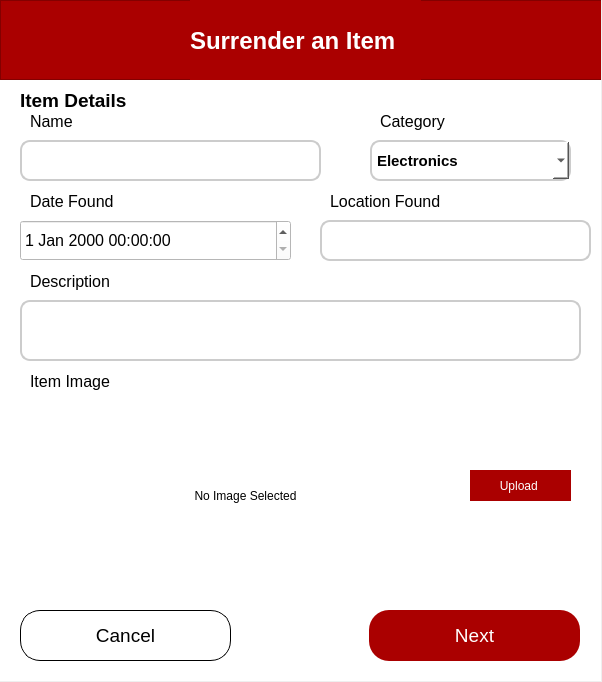
<?xml version="1.0" encoding="UTF-8"?>
<ui version="4.0">
 <class>SurrenderItemDialog</class>
 <widget class="QDialog" name="SurrenderItemDialog">
  <property name="geometry">
   <rect>
    <x>0</x>
    <y>0</y>
    <width>602</width>
    <height>682</height>
   </rect>
  </property>
  <property name="windowTitle">
   <string>Dialog</string>
  </property>
  <widget class="QStackedWidget" name="stackedWidget">
   <property name="geometry">
    <rect>
     <x>0</x>
     <y>0</y>
     <width>601</width>
     <height>681</height>
    </rect>
   </property>
   <property name="styleSheet">
    <string notr="true">background-color: rgb(255, 255, 255);</string>
   </property>
   <property name="currentIndex">
    <number>0</number>
   </property>
   <widget class="QWidget" name="itemPage">
    <widget class="QLabel" name="label_2">
     <property name="geometry">
      <rect>
       <x>20</x>
       <y>80</y>
       <width>191</width>
       <height>41</height>
      </rect>
     </property>
     <property name="font">
      <font>
       <pointsize>14</pointsize>
       <bold>true</bold>
      </font>
     </property>
     <property name="text">
      <string>Item Details</string>
     </property>
    </widget>
    <widget class="QLineEdit" name="itemNameEdit">
     <property name="geometry">
      <rect>
       <x>20</x>
       <y>140</y>
       <width>301</width>
       <height>41</height>
      </rect>
     </property>
     <property name="styleSheet">
      <string notr="true">QLineEdit {
        border: 2px solid #ccc;
        border-radius: 10px;
        padding: 5px;
    }</string>
     </property>
     <property name="text">
      <string/>
     </property>
    </widget>
    <widget class="QLabel" name="label_3">
     <property name="geometry">
      <rect>
       <x>30</x>
       <y>110</y>
       <width>80</width>
       <height>23</height>
      </rect>
     </property>
     <property name="font">
      <font>
       <pointsize>12</pointsize>
      </font>
     </property>
     <property name="text">
      <string>Name</string>
     </property>
    </widget>
    <widget class="QLineEdit" name="locationFoundEdit">
     <property name="geometry">
      <rect>
       <x>320</x>
       <y>220</y>
       <width>271</width>
       <height>41</height>
      </rect>
     </property>
     <property name="styleSheet">
      <string notr="true">QLineEdit {
        border: 2px solid #ccc;
        border-radius: 10px;
        padding: 5px;
    }</string>
     </property>
    </widget>
    <widget class="QLabel" name="label_5">
     <property name="geometry">
      <rect>
       <x>30</x>
       <y>190</y>
       <width>191</width>
       <height>23</height>
      </rect>
     </property>
     <property name="font">
      <font>
       <pointsize>12</pointsize>
      </font>
     </property>
     <property name="text">
      <string>Date Found</string>
     </property>
    </widget>
    <widget class="QLabel" name="label_6">
     <property name="geometry">
      <rect>
       <x>330</x>
       <y>190</y>
       <width>211</width>
       <height>23</height>
      </rect>
     </property>
     <property name="font">
      <font>
       <pointsize>12</pointsize>
      </font>
     </property>
     <property name="text">
      <string>Location Found</string>
     </property>
    </widget>
    <widget class="QLineEdit" name="descriptionEdit">
     <property name="geometry">
      <rect>
       <x>20</x>
       <y>300</y>
       <width>561</width>
       <height>61</height>
      </rect>
     </property>
     <property name="styleSheet">
      <string notr="true">QLineEdit {
        border: 2px solid #ccc;
        border-radius: 10px;
        padding: 5px;
    }</string>
     </property>
     <property name="text">
      <string/>
     </property>
    </widget>
    <widget class="QLabel" name="label_7">
     <property name="geometry">
      <rect>
       <x>30</x>
       <y>270</y>
       <width>191</width>
       <height>23</height>
      </rect>
     </property>
     <property name="font">
      <font>
       <pointsize>12</pointsize>
      </font>
     </property>
     <property name="text">
      <string>Description</string>
     </property>
    </widget>
    <widget class="QPushButton" name="nextButton">
     <property name="geometry">
      <rect>
       <x>369</x>
       <y>610</y>
       <width>211</width>
       <height>51</height>
      </rect>
     </property>
     <property name="font">
      <font>
       <pointsize>14</pointsize>
      </font>
     </property>
     <property name="styleSheet">
      <string notr="true">QPushButton {
        background-color: rgb(170, 0, 0);
        color: white;
        border: none;
        border-radius: 20px;
        padding: 8px 16px;
    }
    QPushButton:hover {
        background-color: #800000;
    }
    QPushButton:pressed {
        background-color: #4d0000;
    }</string>
     </property>
     <property name="text">
      <string>Next</string>
     </property>
    </widget>
    <widget class="QPushButton" name="cancelButton">
     <property name="geometry">
      <rect>
       <x>20</x>
       <y>610</y>
       <width>211</width>
       <height>51</height>
      </rect>
     </property>
     <property name="font">
      <font>
       <pointsize>14</pointsize>
      </font>
     </property>
     <property name="styleSheet">
      <string notr="true">QPushButton {
        border: 1px solid;
        border-radius: 20px;
        padding: 8px 16px;
    }
    QPushButton:hover {
        background-color: lightgray;
    }
    QPushButton:pressed {
        background-color: gray;
    }</string>
     </property>
     <property name="text">
      <string>Cancel</string>
     </property>
    </widget>
    <widget class="QFrame" name="frame_2">
     <property name="geometry">
      <rect>
       <x>0</x>
       <y>0</y>
       <width>611</width>
       <height>80</height>
      </rect>
     </property>
     <property name="styleSheet">
      <string notr="true">background-color: rgb(170, 0, 0);</string>
     </property>
     <property name="frameShape">
      <enum>QFrame::StyledPanel</enum>
     </property>
     <property name="frameShadow">
      <enum>QFrame::Raised</enum>
     </property>
     <widget class="QLabel" name="label_11">
      <property name="geometry">
       <rect>
        <x>190</x>
        <y>0</y>
        <width>231</width>
        <height>81</height>
       </rect>
      </property>
      <property name="font">
       <font>
        <pointsize>18</pointsize>
        <bold>true</bold>
       </font>
      </property>
      <property name="styleSheet">
       <string notr="true">color: rgb(255, 255, 255);</string>
      </property>
      <property name="text">
       <string>Surrender an Item</string>
      </property>
     </widget>
    </widget>
    <widget class="QDateTimeEdit" name="dateFoundEdit">
     <property name="geometry">
      <rect>
       <x>20</x>
       <y>220</y>
       <width>271</width>
       <height>41</height>
      </rect>
     </property>
     <property name="font">
      <font>
       <pointsize>12</pointsize>
      </font>
     </property>
    </widget>
    <widget class="QLabel" name="label_14">
     <property name="geometry">
      <rect>
       <x>380</x>
       <y>110</y>
       <width>191</width>
       <height>23</height>
      </rect>
     </property>
     <property name="font">
      <font>
       <pointsize>12</pointsize>
      </font>
     </property>
     <property name="text">
      <string>Category</string>
     </property>
    </widget>
    <widget class="QComboBox" name="comboBox_2">
     <property name="geometry">
      <rect>
       <x>370</x>
       <y>140</y>
       <width>201</width>
       <height>41</height>
      </rect>
     </property>
     <property name="font">
      <font>
       <pointsize>11</pointsize>
       <bold>true</bold>
      </font>
     </property>
     <property name="styleSheet">
      <string notr="true">QComboBox {
        border: 2px solid #ccc;
        border-radius: 10px;
        padding: 5px;
    }</string>
     </property>
     <item>
      <property name="text">
       <string>Electronics</string>
      </property>
     </item>
     <item>
      <property name="text">
       <string>School Supplies</string>
      </property>
     </item>
     <item>
      <property name="text">
       <string>Clothing and Accessories</string>
      </property>
     </item>
     <item>
      <property name="text">
       <string>I.D Cards</string>
      </property>
     </item>
     <item>
      <property name="text">
       <string>Wallets </string>
      </property>
     </item>
     <item>
      <property name="text">
       <string>Keys</string>
      </property>
     </item>
     <item>
      <property name="text">
       <string>Personal Items</string>
      </property>
     </item>
     <item>
      <property name="text">
       <string>Others</string>
      </property>
     </item>
    </widget>
    <widget class="QPushButton" name="itemImageButton">
     <property name="geometry">
      <rect>
       <x>470</x>
       <y>470</y>
       <width>101</width>
       <height>31</height>
      </rect>
     </property>
     <property name="styleSheet">
      <string notr="true">QPushButton {
        background-color: rgb(170, 0, 0);
        color: white;
        border: none;
        border-radius: 20px;
        padding: 8px 16px;
    }
    QPushButton:hover {
        background-color: #800000;
    }
    QPushButton:pressed {
        background-color: #4d0000;
    }</string>
     </property>
     <property name="text">
      <string>Upload </string>
     </property>
    </widget>
    <widget class="QLabel" name="itemImagePreview">
     <property name="geometry">
      <rect>
       <x>30</x>
       <y>400</y>
       <width>431</width>
       <height>191</height>
      </rect>
     </property>
     <property name="text">
      <string>No Image Selected</string>
     </property>
     <property name="alignment">
      <set>Qt::AlignCenter</set>
     </property>
    </widget>
    <widget class="QLabel" name="label_15">
     <property name="geometry">
      <rect>
       <x>30</x>
       <y>370</y>
       <width>111</width>
       <height>23</height>
      </rect>
     </property>
     <property name="font">
      <font>
       <pointsize>12</pointsize>
      </font>
     </property>
     <property name="text">
      <string>Item Image</string>
     </property>
    </widget>
   </widget>
   <widget class="QWidget" name="personPage">
    <widget class="QLabel" name="label_8">
     <property name="geometry">
      <rect>
       <x>20</x>
       <y>330</y>
       <width>191</width>
       <height>23</height>
      </rect>
     </property>
     <property name="font">
      <font>
       <pointsize>12</pointsize>
      </font>
     </property>
     <property name="text">
      <string>Proof ID</string>
     </property>
    </widget>
    <widget class="QLineEdit" name="phoneNumberEdit">
     <property name="geometry">
      <rect>
       <x>21</x>
       <y>280</y>
       <width>271</width>
       <height>41</height>
      </rect>
     </property>
     <property name="styleSheet">
      <string notr="true">QLineEdit {
        border: 2px solid #ccc;
        border-radius: 10px;
        padding: 5px;
    }</string>
     </property>
     <property name="placeholderText">
      <string>e.g. 09123456789</string>
     </property>
    </widget>
    <widget class="QPushButton" name="cancelButton_2">
     <property name="geometry">
      <rect>
       <x>21</x>
       <y>610</y>
       <width>211</width>
       <height>51</height>
      </rect>
     </property>
     <property name="font">
      <font>
       <pointsize>14</pointsize>
      </font>
     </property>
     <property name="styleSheet">
      <string notr="true">QPushButton {
        border: 1px solid;
        border-radius: 20px;
        padding: 8px 16px;
    }
    QPushButton:hover {
        background-color: lightgray;
    }
    QPushButton:pressed {
        background-color: gray;
    }</string>
     </property>
     <property name="text">
      <string>Cancel</string>
     </property>
    </widget>
    <widget class="QLabel" name="label_9">
     <property name="geometry">
      <rect>
       <x>31</x>
       <y>160</y>
       <width>80</width>
       <height>23</height>
      </rect>
     </property>
     <property name="font">
      <font>
       <pointsize>12</pointsize>
      </font>
     </property>
     <property name="text">
      <string>Name</string>
     </property>
    </widget>
    <widget class="QLabel" name="label_10">
     <property name="geometry">
      <rect>
       <x>31</x>
       <y>250</y>
       <width>191</width>
       <height>23</height>
      </rect>
     </property>
     <property name="font">
      <font>
       <pointsize>12</pointsize>
      </font>
     </property>
     <property name="text">
      <string>Phone Number</string>
     </property>
    </widget>
    <widget class="QLineEdit" name="firstNameEdit">
     <property name="geometry">
      <rect>
       <x>20</x>
       <y>190</y>
       <width>271</width>
       <height>41</height>
      </rect>
     </property>
     <property name="styleSheet">
      <string notr="true">QLineEdit {
        border: 2px solid #ccc;
        border-radius: 10px;
        padding: 5px;
    }</string>
     </property>
     <property name="placeholderText">
      <string>First Name</string>
     </property>
    </widget>
    <widget class="QPushButton" name="confirmButton">
     <property name="geometry">
      <rect>
       <x>370</x>
       <y>610</y>
       <width>211</width>
       <height>51</height>
      </rect>
     </property>
     <property name="font">
      <font>
       <pointsize>14</pointsize>
      </font>
     </property>
     <property name="styleSheet">
      <string notr="true">QPushButton {
        background-color: rgb(170, 0, 0);
        color: white;
        border: none;
        border-radius: 20px;
        padding: 8px 16px;
    }
    QPushButton:hover {
        background-color: #800000;
    }
    QPushButton:pressed {
        background-color: #4d0000;
    }</string>
     </property>
     <property name="text">
      <string>Confirm</string>
     </property>
    </widget>
    <widget class="QLabel" name="label_12">
     <property name="geometry">
      <rect>
       <x>320</x>
       <y>250</y>
       <width>191</width>
       <height>23</height>
      </rect>
     </property>
     <property name="font">
      <font>
       <pointsize>12</pointsize>
      </font>
     </property>
     <property name="text">
      <string>Department</string>
     </property>
    </widget>
    <widget class="QLabel" name="label_13">
     <property name="geometry">
      <rect>
       <x>21</x>
       <y>90</y>
       <width>251</width>
       <height>41</height>
      </rect>
     </property>
     <property name="font">
      <font>
       <pointsize>14</pointsize>
       <bold>true</bold>
      </font>
     </property>
     <property name="text">
      <string>Personal Details</string>
     </property>
    </widget>
    <widget class="QLineEdit" name="lastNameEdit">
     <property name="geometry">
      <rect>
       <x>310</x>
       <y>190</y>
       <width>271</width>
       <height>41</height>
      </rect>
     </property>
     <property name="styleSheet">
      <string notr="true">QLineEdit {
        border: 2px solid #ccc;
        border-radius: 10px;
        padding: 5px;
    }</string>
     </property>
     <property name="placeholderText">
      <string>Last Name</string>
     </property>
    </widget>
    <widget class="QFrame" name="frame">
     <property name="geometry">
      <rect>
       <x>0</x>
       <y>0</y>
       <width>611</width>
       <height>80</height>
      </rect>
     </property>
     <property name="styleSheet">
      <string notr="true">background-color: rgb(170, 0, 0);</string>
     </property>
     <property name="frameShape">
      <enum>QFrame::StyledPanel</enum>
     </property>
     <property name="frameShadow">
      <enum>QFrame::Raised</enum>
     </property>
     <widget class="QLabel" name="label">
      <property name="geometry">
       <rect>
        <x>190</x>
        <y>0</y>
        <width>221</width>
        <height>81</height>
       </rect>
      </property>
      <property name="font">
       <font>
        <pointsize>18</pointsize>
        <bold>true</bold>
       </font>
      </property>
      <property name="styleSheet">
       <string notr="true">color: rgb(255, 255, 255);</string>
      </property>
      <property name="text">
       <string>Surrender an Item</string>
      </property>
     </widget>
     <widget class="QPushButton" name="backButton">
      <property name="geometry">
       <rect>
        <x>20</x>
        <y>10</y>
        <width>60</width>
        <height>60</height>
       </rect>
      </property>
      <property name="styleSheet">
       <string notr="true">QPushButton {
		background-color: white;
        border: 1px solid;
        border-radius: 20px;
        padding: 8px 16px;
    }
    QPushButton:hover {
        background-color: lightgray;
    }
    QPushButton:pressed {
        background-color: gray;
    }</string>
      </property>
      <property name="text">
       <string>B</string>
      </property>
     </widget>
    </widget>
    <widget class="QLineEdit" name="departmentEdit_2">
     <property name="geometry">
      <rect>
       <x>310</x>
       <y>280</y>
       <width>271</width>
       <height>41</height>
      </rect>
     </property>
     <property name="styleSheet">
      <string notr="true">QLineEdit {
        border: 2px solid #ccc;
        border-radius: 10px;
        padding: 5px;
    }</string>
     </property>
     <property name="placeholderText">
      <string>e.g. BSCS</string>
     </property>
    </widget>
    <widget class="QLabel" name="proofImagePreview">
     <property name="geometry">
      <rect>
       <x>20</x>
       <y>360</y>
       <width>441</width>
       <height>231</height>
      </rect>
     </property>
     <property name="text">
      <string>No Image Selected</string>
     </property>
     <property name="alignment">
      <set>Qt::AlignCenter</set>
     </property>
    </widget>
    <widget class="QPushButton" name="proofImageButton">
     <property name="geometry">
      <rect>
       <x>470</x>
       <y>470</y>
       <width>101</width>
       <height>31</height>
      </rect>
     </property>
     <property name="styleSheet">
      <string notr="true">QPushButton {
        background-color: rgb(170, 0, 0);
        color: white;
        border: none;
        border-radius: 20px;
        padding: 8px 16px;
    }
    QPushButton:hover {
        background-color: #800000;
    }
    QPushButton:pressed {
        background-color: #4d0000;
    }</string>
     </property>
     <property name="text">
      <string>Upload</string>
     </property>
    </widget>
   </widget>
  </widget>
 </widget>
 <resources/>
 <connections/>
</ui>
